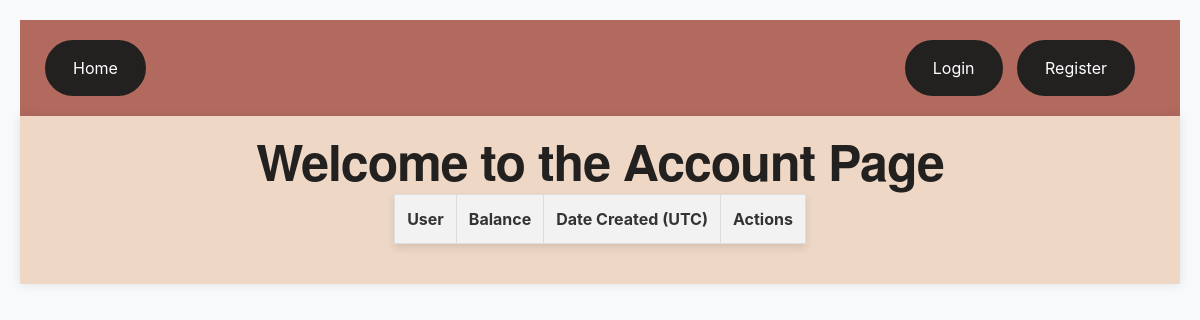
/account, run on an earlier commit of the app's database.
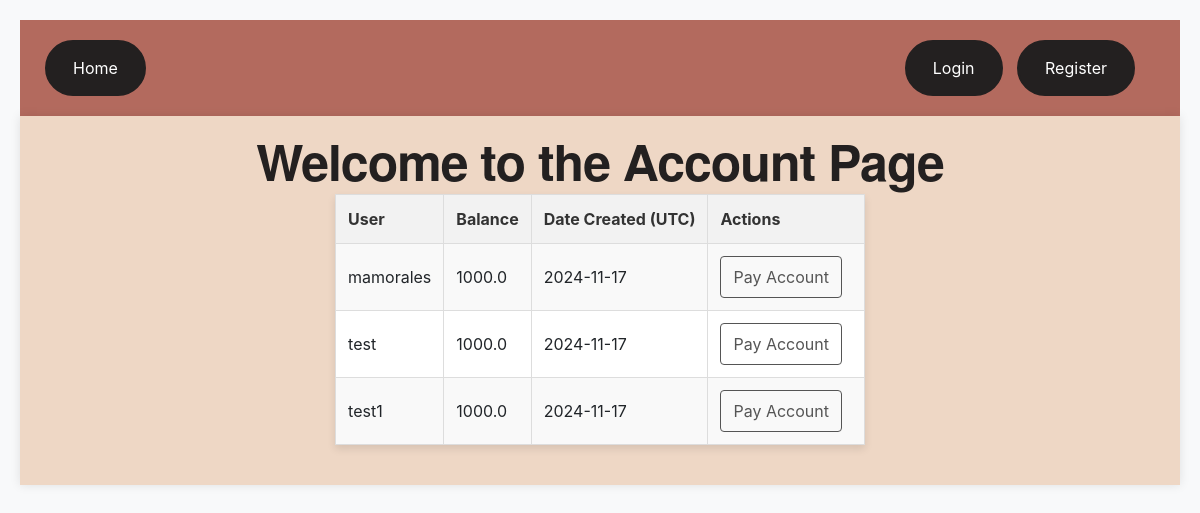
And on a later commit of the database.
### app/models.py (models this page shows, shortened)
class Users(UserMixin, db.Model):
    __tablename__ = 'users'
    id = db.Column(db.Integer, primary_key=True)
    username = db.Column(db.String(250), unique=True, nullable=False)
    password = db.Column(db.String(250), nullable=False)
    balance = db.Column(db.Float, nullable=False)
    date_created = db.Column(db.DateTime, default=datetime.utcnow)
    items = db.relationship('Items', secondary='user_items', backref='users')

### app/routes/account.py (the view)
@account_bp.route('/account', methods=['POST', 'GET'])
def account():
    users = Users.query.order_by(Users.date_created).all()
    return render_template('account.html', users=users)

### templates/account.html (shortened to what this page needs)
{% extends 'base.html' %}
{% block body %}
    <h1>Welcome to the Account Page</h1>
    <div>
        <table>
            <tr>
                <th>User</th>
                <th>Balance</th>
                <th>Date Created (UTC)</th>
                <th>Actions</th>
            </tr>
            {% for user in users %}
                <tr>
                    <td>{{ user.username }}</td>
                    <td>{{ user.balance }}</td>
                    <td>{{ user.date_created.date() }}</td>
                    {% if user == current_user %}
                    <td class="action-links">
                        <a href="/delete/{{ user.id }}">DELETE Account</a>
                    </td>
                    {% else: %}
                    <td class="action-links">
                        <a href="/pay/{{ user.id }}">Pay Account</a>
                    </td>
                    {% endif %}
                </tr>
            {% endfor %}
        </table>
    </div>
{% endblock %}

What changed in the data, as far as the page shows it:
added Users: username "mamorales", balance "1000.0", date_created "2024-11-17"
added Users: username "test", balance "1000.0", date_created "2024-11-17"
added Users: username "test1", balance "1000.0", date_created "2024-11-17"
